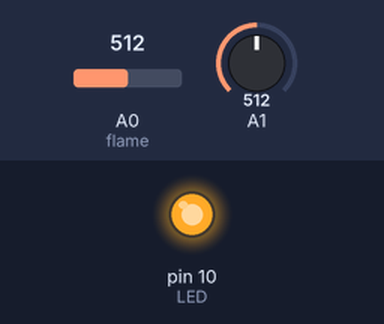
The sketch below on a simulated Arduino Uno, built with avr-gcc and run on an emulated ATmega328P. Shown: output pins drawn as LEDs (lit = HIGH). The test bench sets the inputs (shaded band); at power-on: A0 (flame) = 512, A1 = 512. What the sketch prints to the serial monitor is not drawn.

Above: at 4.3 s.
4.4 s: A0 (flame) set to 1004
8.9 s: A0 (flame) set to 1023
At 11.8 s:
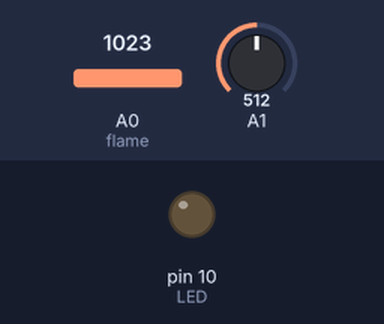
13.4 s: A0 (flame) set to 900
At 14.6 s:
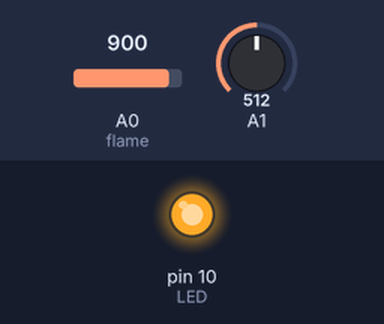
Timing chart, 0 to 16.4 s (numbered marks = the images above; inputs shaded):
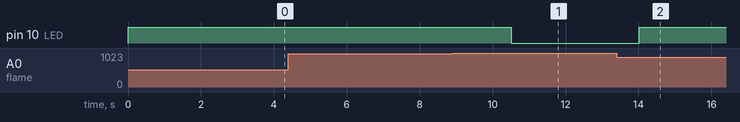

The sketch:

communication.ino
```cpp
#include <SoftwareSerial.h>
SoftwareSerial RPI(2,3); // RXD=2, TXD=3

int flame = A0;
int LED = 10;

void setup() {
  Serial.begin(9600);
  RPI.begin(9600);

  // 불꽃감지센서 핀모드
  pinMode(flame, INPUT);
  pinMode(LED, OUTPUT);
}

void loop() {
  // 조도센서의 값 받기
  int cds = analogRead(A1);

  // 불꽃 감지 센서 값 받기
  int fire = analogRead(flame);
  Serial.print("flame_sensor : ");
  Serial.println(fire);

  if(fire < 1023) {
    digitalWrite(LED, HIGH);
    Serial.println("FIRE!!");
  }
  else{
    digitalWrite(LED, LOW);
    Serial.println("No Fire");
  }


  // 조도센서 값 보내기
  RPI.print(cds);
  Serial.println(cds);
  Serial.println("1초 기다립니다.");
  delay(3500);
}
```

Measured:
- the behaviour switches between 1022 and 1023 on A0 (flame) (found by bisection; images 0 and 1)
- after the input at 4.4 s, every drawn part: stays the same
- after the input at 8.9 s, pin 10 (LED): HIGH → LOW after 1.6 s
- after the input at 13.4 s, pin 10 (LED): LOW → HIGH after 0.62 s
